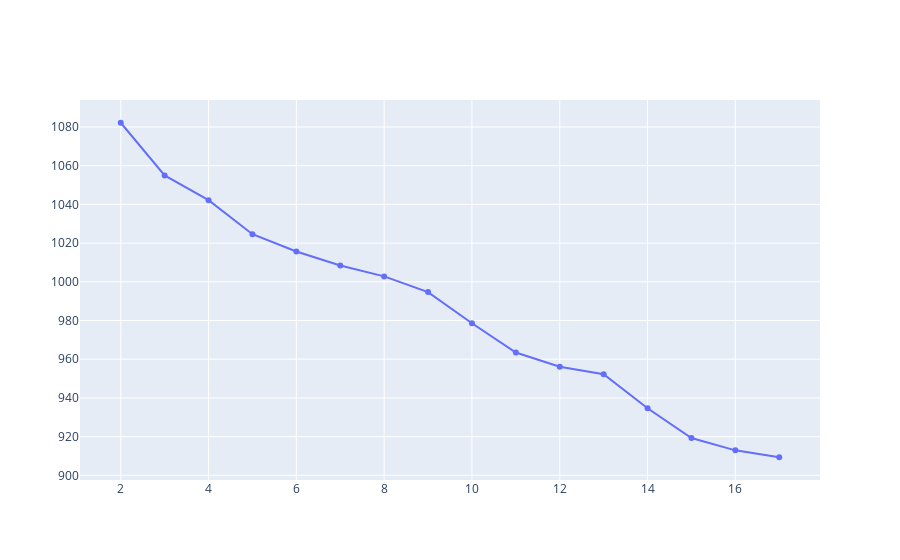

Here is the notebook cell this chart was saved with:
### Code cell
from sklearn_extra.cluster import KMedoids

##################################################################  # Should we standardadize the data or should
#### First we need to convert dataset to the one-hot encoding ####  # we just use the standardized dataframe
##################################################################

# Setting the objects to category
test_data_arm0 = test_set_beforedummy_arm0.copy()
for j in test_data_arm0.select_dtypes("object"):
    test_data_arm0[j] = test_data_arm0[j].astype("category")

model_outputs = pd.DataFrame(columns = ['Number of clusters', 'F1 score', 'Silhouette score'])

#Elbow method to choose the optimal number of clusters
SSE = {}

for i in tqdm(range(2, 18)):
    try:
        kmediods = KMedoids(n_clusters= i, random_state = 100).fit(train_set_afterdummy_arm0)
        SSE[i] = kmediods.inertia_

        # Predicted Clusters using test set
        kmediods_arm0_test = KMedoids(n_clusters= i, random_state = 100).fit(test_set_afterdummy_arm0)

        # kmeans labels for test set
        kmediods_arm0_labels = kmediods_arm0_test.labels_  # kmeans.labels_ gives the cluster label for each observation (row) 
        
        # F1_score 
        clf_kmediods = LGBMClassifier(colsample_by_tree = 0.8)
        cv_scores_kmediods_test_arm0 = cross_val_score(clf_kmediods, test_data_arm0, kmediods_arm0_labels, scoring = "f1_weighted")
        print(f'CV F1 score for {i}-prototypes clusters is {np.mean(cv_scores_kmediods_test_arm0)}')
        
        # Silhouette score
        ss = metrics.silhouette_score(test_set_afterdummy_arm0, kmediods_arm0_labels, metric='euclidean')
        print(ss)

        # Create a dataframe to store the F1_scores for all the different clusters
        model_outputs = model_outputs.append(pd.DataFrame({'Number of clusters': i, 
                                                           'F1 score': np.mean(cv_scores_kmediods_test_arm0),
                                                            'Silhouette score': ss},
                                                               index = [0]),
                                                                 ignore_index = True)
    except:
        print(f"Can't cluster with {i} clusters")

# Construct an elbow plot to find the optimal number for K
fig = go.Figure(data=go.Scatter(x=list(SSE.keys()), y=list(SSE.values())))
fig.show()

### Figure 1 — Plotly figure (JSON) as saved in the notebook; plotly's stock layout.template omitted (floating-point values rounded to 4 significant figures)
{"data": [{"type": "scatter", "x": [2, 3, 4, 5, 6, 7, 8, 9, 10, 11, 12, 13, 14, 15, 16, 17], "y": [1082.0, 1055.0, 1042.0, 1025.0, 1016.0, 1008.0, 1003.0, 994.7, 978.6, 963.5, 956.1, 952.3, 934.6, 919.3, 912.9, 909.3]}], "layout": {}}
